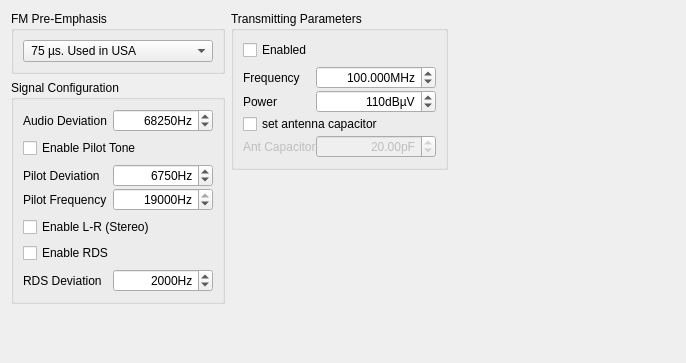
      <widget class="QWidget" name="txcfg">
       <attribute name="icon">
        <iconset resource="fmstick.qrc">
         <normaloff>:/fmstick/images/1318446568_transmit_blue.png</normaloff>:/fmstick/images/1318446568_transmit_blue.png</iconset>
       </attribute>
       <attribute name="title">
        <string>Transmitter</string>
       </attribute>
       <layout class="QGridLayout" name="gridLayout_2">
        <item row="0" column="0">
         <layout class="QHBoxLayout" name="horizontalLayout_11">
          <item>
           <layout class="QVBoxLayout" name="verticalLayout_21">
            <item>
             <widget class="QGroupBox" name="groupBox_4">
              <property name="toolTip">
               <string>Sets the transmit pre-emphasis to 50 µs, 75 µs or off.</string>
              </property>
              <property name="title">
               <string>FM Pre-Emphasis</string>
              </property>
              <property name="alignment">
               <set>Qt::AlignLeading|Qt::AlignLeft|Qt::AlignTop</set>
              </property>
              <layout class="QVBoxLayout" name="verticalLayout_28">
               <item>
                <layout class="QVBoxLayout" name="verticalLayout_39">
                 <item>
                  <widget class="QComboBox" name="comboBox_transmitter_preemph">
                   <property name="toolTip">
                    <string>Sets the transmit pre-emphasis to 50 µs, 75 µs or off.

75 µs - Used in USA
50 µs - Used in Europe, Australia, Japan
</string>
                   </property>
                   <item>
                    <property name="text">
                     <string> 75 µs. Used in USA</string>
                    </property>
                   </item>
                   <item>
                    <property name="text">
                     <string> 50 µs. Used in Europe</string>
                    </property>
                   </item>
                   <item>
                    <property name="text">
                     <string> Disabled</string>
                    </property>
                   </item>
                  </widget>
                 </item>
                </layout>
               </item>
              </layout>
             </widget>
            </item>
            <item>
             <widget class="QGroupBox" name="groupBox_8">
              <property name="title">
               <string>Signal Configuration</string>
              </property>
              <layout class="QVBoxLayout" name="verticalLayout_22">
               <item>
                <layout class="QHBoxLayout" name="horizontalLayout_16">
                 <item>
                  <widget class="QLabel" name="label_14">
                   <property name="toolTip">
                    <string>Sets the transmit audio deviation
from 0 to 90 kHz in 10 Hz units.
The sum of the audio deviation,
pilot deviation and RDS deviation
should not exceed regulatory requirements,
typically 75 kHz.</string>
                   </property>
                   <property name="text">
                    <string>Audio Deviation</string>
                   </property>
                  </widget>
                 </item>
                 <item>
                  <widget class="QSpinBox" name="spinBox_transmitter_audioDev">
                   <property name="minimumSize">
                    <size>
                     <width>100</width>
                     <height>0</height>
                    </size>
                   </property>
                   <property name="maximumSize">
                    <size>
                     <width>100</width>
                     <height>16777215</height>
                    </size>
                   </property>
                   <property name="toolTip">
                    <string>Sets the transmit audio deviation
from 0 to 90 kHz in 10 Hz units.
The sum of the audio deviation,
pilot deviation and RDS deviation
should not exceed regulatory requirements,
typically 75 kHz.</string>
                   </property>
                   <property name="alignment">
                    <set>Qt::AlignRight|Qt::AlignTrailing|Qt::AlignVCenter</set>
                   </property>
                   <property name="suffix">
                    <string>Hz</string>
                   </property>
                   <property name="maximum">
                    <number>90000</number>
                   </property>
                   <property name="singleStep">
                    <number>10</number>
                   </property>
                   <property name="value">
                    <number>68250</number>
                   </property>
                  </widget>
                 </item>
                </layout>
               </item>
               <item>
                <widget class="QCheckBox" name="checkBox_transmitter_pilot">
                 <property name="enabled">
                  <bool>true</bool>
                 </property>
                 <property name="toolTip">
                  <string>Enables the Pilot tone to be transmitted.</string>
                 </property>
                 <property name="text">
                  <string>Enable Pilot Tone</string>
                 </property>
                 <property name="checked">
                  <bool>false</bool>
                 </property>
                </widget>
               </item>
               <item>
                <widget class="QFrame" name="frame_transmitter_pilot">
                 <property name="enabled">
                  <bool>true</bool>
                 </property>
                 <property name="frameShape">
                  <enum>QFrame::NoFrame</enum>
                 </property>
                 <property name="frameShadow">
                  <enum>QFrame::Raised</enum>
                 </property>
                 <layout class="QVBoxLayout" name="verticalLayout_42">
                  <property name="spacing">
                   <number>1</number>
                  </property>
                  <property name="margin">
                   <number>0</number>
                  </property>
                  <item>
                   <layout class="QHBoxLayout" name="horizontalLayout_45">
                    <item>
                     <widget class="QLabel" name="label_17">
                      <property name="toolTip">
                       <string>Sets the transmit pilot deviation
from 0 to 90 kHz in 10 Hz units.
The sum of the audio deviation,
pilot deviation and RDS deviation
should not exceed regulatory requirements,
typically 75 kHz.</string>
                      </property>
                      <property name="text">
                       <string>Pilot Deviation</string>
                      </property>
                     </widget>
                    </item>
                    <item>
                     <widget class="QSpinBox" name="spinBox_transmitter_pilot_devi">
                      <property name="minimumSize">
                       <size>
                        <width>100</width>
                        <height>0</height>
                       </size>
                      </property>
                      <property name="maximumSize">
                       <size>
                        <width>100</width>
                        <height>16777215</height>
                       </size>
                      </property>
                      <property name="toolTip">
                       <string>Sets the transmit pilot deviation
from 0 to 90 kHz in 10 Hz units.
The sum of the audio deviation,
pilot deviation and RDS deviation
should not exceed regulatory requirements,
typically 75 kHz.</string>
                      </property>
                      <property name="alignment">
                       <set>Qt::AlignRight|Qt::AlignTrailing|Qt::AlignVCenter</set>
                      </property>
                      <property name="suffix">
                       <string>Hz</string>
                      </property>
                      <property name="minimum">
                       <number>0</number>
                      </property>
                      <property name="maximum">
                       <number>90000</number>
                      </property>
                      <property name="singleStep">
                       <number>10</number>
                      </property>
                      <property name="value">
                       <number>6750</number>
                      </property>
                     </widget>
                    </item>
                   </layout>
                  </item>
                  <item>
                   <layout class="QHBoxLayout" name="horizontalLayout_46">
                    <item>
                     <widget class="QLabel" name="label_20">
                      <property name="toolTip">
                       <string>This property is used to set the frequency
of the stereo pilot in 1 Hz steps.
The stereo pilot is nominally set to 19 kHz
for stereo operation, however the pilot can
be set to any frequency from 0 Hz to 19 kHz
to support the generation of an audible test tone.
When using the stereo pilot as an audible test
generator it is recommended that the RDS be disabled.</string>
                      </property>
                      <property name="text">
                       <string>Pilot Frequency</string>
                      </property>
                     </widget>
                    </item>
                    <item>
                     <widget class="QSpinBox" name="spinBox_transmitter_pilot_freq">
                      <property name="minimumSize">
                       <size>
                        <width>100</width>
                        <height>0</height>
                       </size>
                      </property>
                      <property name="maximumSize">
                       <size>
                        <width>100</width>
                        <height>16777215</height>
                       </size>
                      </property>
                      <property name="toolTip">
                       <string>This property is used to set the frequency
of the stereo pilot in 1 Hz steps.
The stereo pilot is nominally set to 19 kHz
for stereo operation, however the pilot can
be set to any frequency from 0 Hz to 19 kHz
to support the generation of an audible test tone.
When using the stereo pilot as an audible test
generator it is recommended that the RDS be disabled.</string>
                      </property>
                      <property name="alignment">
                       <set>Qt::AlignRight|Qt::AlignTrailing|Qt::AlignVCenter</set>
                      </property>
                      <property name="suffix">
                       <string>Hz</string>
                      </property>
                      <property name="minimum">
                       <number>0</number>
                      </property>
                      <property name="maximum">
                       <number>19000</number>
                      </property>
                      <property name="value">
                       <number>19000</number>
                      </property>
                     </widget>
                    </item>
                   </layout>
                  </item>
                 </layout>
                </widget>
               </item>
               <item>
                <widget class="QCheckBox" name="checkBox_transmitter_lmr">
                 <property name="toolTip">
                  <string>Enables Left minus Right (Stereo) to be transmitted.
</string>
                 </property>
                 <property name="text">
                  <string>Enable L-R (Stereo)</string>
                 </property>
                 <property name="checked">
                  <bool>false</bool>
                 </property>
                </widget>
               </item>
               <item>
                <widget class="QCheckBox" name="checkBox_transmitter_rds">
                 <property name="toolTip">
                  <string>Enable RDS Carrier.</string>
                 </property>
                 <property name="whatsThis">
                  <string>Enables RDS to be transmitted.</string>
                 </property>
                 <property name="text">
                  <string>Enable RDS</string>
                 </property>
                 <property name="checked">
                  <bool>false</bool>
                 </property>
                </widget>
               </item>
               <item>
                <widget class="QFrame" name="frame_rds_deviation">
                 <property name="toolTip">
                  <string>Sets the RDS deviation from 0 to 7.5 kHz in 10 Hz units.
The sum of the audio deviation, pilot deviation and RDS
deviation should not exceed regulatory requirements,
typically 75 kHz.</string>
                 </property>
                 <property name="frameShape">
                  <enum>QFrame::NoFrame</enum>
                 </property>
                 <property name="frameShadow">
                  <enum>QFrame::Raised</enum>
                 </property>
                 <layout class="QHBoxLayout" name="horizontalLayout_59">
                  <property name="spacing">
                   <number>1</number>
                  </property>
                  <property name="margin">
                   <number>0</number>
                  </property>
                  <item>
                   <widget class="QLabel" name="label_16">
                    <property name="toolTip">
                     <string/>
                    </property>
                    <property name="text">
                     <string>RDS Deviation</string>
                    </property>
                   </widget>
                  </item>
                  <item>
                   <widget class="QSpinBox" name="spinBox_transmitter_rds_devi">
                    <property name="minimumSize">
                     <size>
                      <width>100</width>
                      <height>0</height>
                     </size>
                    </property>
                    <property name="maximumSize">
                     <size>
                      <width>100</width>
                      <height>16777215</height>
                     </size>
                    </property>
                    <property name="toolTip">
                     <string/>
                    </property>
                    <property name="alignment">
                     <set>Qt::AlignRight|Qt::AlignTrailing|Qt::AlignVCenter</set>
                    </property>
                    <property name="suffix">
                     <string>Hz</string>
                    </property>
                    <property name="minimum">
                     <number>0</number>
                    </property>
                    <property name="maximum">
                     <number>90000</number>
                    </property>
                    <property name="singleStep">
                     <number>10</number>
                    </property>
                    <property name="value">
                     <number>2000</number>
                    </property>
                   </widget>
                  </item>
                 </layout>
                </widget>
               </item>
              </layout>
             </widget>
            </item>
            <item>
             <spacer name="verticalSpacer_4">
              <property name="orientation">
               <enum>Qt::Vertical</enum>
              </property>
              <property name="sizeHint" stdset="0">
               <size>
                <width>20</width>
                <height>40</height>
               </size>
              </property>
             </spacer>
            </item>
           </layout>
          </item>
          <item>
           <layout class="QVBoxLayout" name="verticalLayout_20">
            <item>
             <widget class="QGroupBox" name="groupBox_6">
              <property name="title">
               <string>Transmitting Parameters</string>
              </property>
              <layout class="QVBoxLayout" name="verticalLayout_23">
               <item>
                <widget class="QCheckBox" name="checkBox_transmitter_enabled">
                 <property name="toolTip">
                  <string>Enable TX flag.
If disabled, no carrier will not be transmitted.</string>
                 </property>
                 <property name="text">
                  <string>Enabled</string>
                 </property>
                 <property name="checked">
                  <bool>false</bool>
                 </property>
                </widget>
               </item>
               <item>
                <widget class="QFrame" name="frame_transmitter_tx">
                 <property name="enabled">
                  <bool>true</bool>
                 </property>
                 <property name="frameShape">
                  <enum>QFrame::NoFrame</enum>
                 </property>
                 <property name="frameShadow">
                  <enum>QFrame::Raised</enum>
                 </property>
                 <layout class="QVBoxLayout" name="verticalLayout_43">
                  <property name="spacing">
                   <number>1</number>
                  </property>
                  <property name="margin">
                   <number>0</number>
                  </property>
                  <item>
                   <layout class="QHBoxLayout" name="horizontalLayout_14">
                    <item>
                     <widget class="QLabel" name="label_35">
                      <property name="toolTip">
                       <string>Sets the state of the RF carrier and sets the
tuning frequency between 76 and 108 MHz in
10 kHz units and steps of 50 kHz.</string>
                      </property>
                      <property name="text">
                       <string>Frequency</string>
                      </property>
                     </widget>
                    </item>
                    <item>
                     <widget class="QDoubleSpinBox" name="doubleSpinBox_transmitter_freq">
                      <property name="minimumSize">
                       <size>
                        <width>120</width>
                        <height>0</height>
                       </size>
                      </property>
                      <property name="maximumSize">
                       <size>
                        <width>120</width>
                        <height>16777215</height>
                       </size>
                      </property>
                      <property name="toolTip">
                       <string>Sets the state of the RF carrier and sets the
tuning frequency between 76 and 108 MHz in
10 kHz units and steps of 50 kHz.</string>
                      </property>
                      <property name="alignment">
                       <set>Qt::AlignRight|Qt::AlignTrailing|Qt::AlignVCenter</set>
                      </property>
                      <property name="suffix">
                       <string>MHz</string>
                      </property>
                      <property name="decimals">
                       <number>3</number>
                      </property>
                      <property name="minimum">
                       <double>76.000000000000000</double>
                      </property>
                      <property name="maximum">
                       <double>108.000000000000000</double>
                      </property>
                      <property name="singleStep">
                       <double>0.050000000000000</double>
                      </property>
                      <property name="value">
                       <double>100.000000000000000</double>
                      </property>
                     </widget>
                    </item>
                   </layout>
                  </item>
                  <item>
                   <layout class="QHBoxLayout" name="horizontalLayout_15">
                    <item>
                     <widget class="QLabel" name="label_13">
                      <property name="toolTip">
                       <string>Sets the RF voltage level between
88 dBµV and 115 dBµV in 1 dB units.
Power may be set as high as 120 dBµV;
however, voltage accuracy is not guaranteed.</string>
                      </property>
                      <property name="text">
                       <string>Power</string>
                      </property>
                     </widget>
                    </item>
                    <item>
                     <widget class="QSpinBox" name="spinBox_transmitter_power">
                      <property name="minimumSize">
                       <size>
                        <width>120</width>
                        <height>0</height>
                       </size>
                      </property>
                      <property name="maximumSize">
                       <size>
                        <width>120</width>
                        <height>16777215</height>
                       </size>
                      </property>
                      <property name="toolTip">
                       <string>Sets the RF voltage level between
88 dBµV and 115 dBµV in 1 dB units.
Power may be set as high as 120 dBµV;
however, voltage accuracy is not guaranteed.</string>
                      </property>
                      <property name="alignment">
                       <set>Qt::AlignRight|Qt::AlignTrailing|Qt::AlignVCenter</set>
                      </property>
                      <property name="suffix">
                       <string>dBµV</string>
                      </property>
                      <property name="minimum">
                       <number>88</number>
                      </property>
                      <property name="maximum">
                       <number>120</number>
                      </property>
                      <property name="value">
                       <number>110</number>
                      </property>
                     </widget>
                    </item>
                   </layout>
                  </item>
                  <item>
                   <widget class="QCheckBox" name="checkBox_transmitter_antcap">
                    <property name="toolTip">
                     <string>If disabled, autotuning is selected, in other cases
the current capacitance must be set.</string>
                    </property>
                    <property name="text">
                     <string>set antenna capacitor</string>
                    </property>
                   </widget>
                  </item>
                  <item>
                   <widget class="QFrame" name="frame_transmitter_antcap">
                    <property name="enabled">
                     <bool>false</bool>
                    </property>
                    <property name="frameShape">
                     <enum>QFrame::NoFrame</enum>
                    </property>
                    <property name="frameShadow">
                     <enum>QFrame::Raised</enum>
                    </property>
                    <layout class="QHBoxLayout" name="horizontalLayout_33">
                     <property name="spacing">
                      <number>0</number>
                     </property>
                     <property name="margin">
                      <number>0</number>
                     </property>
                     <item>
                      <widget class="QLabel" name="label_36">
                       <property name="toolTip">
                        <string>Sets the antenna tuning capacitance.</string>
                       </property>
                       <property name="text">
                        <string>Ant Capacitor</string>
                       </property>
                      </widget>
                     </item>
                     <item>
                      <widget class="QDoubleSpinBox" name="doubleSpinBox_transmitter_antcap_val">
                       <property name="minimumSize">
                        <size>
                         <width>120</width>
                         <height>0</height>
                        </size>
                       </property>
                       <property name="maximumSize">
                        <size>
                         <width>120</width>
                         <height>16777215</height>
                        </size>
                       </property>
                       <property name="toolTip">
                        <string>Sets the antenna tuning capacitance.</string>
                       </property>
                       <property name="alignment">
                        <set>Qt::AlignRight|Qt::AlignTrailing|Qt::AlignVCenter</set>
                       </property>
                       <property name="suffix">
                        <string>pF</string>
                       </property>
                       <property name="minimum">
                        <double>0.250000000000000</double>
                       </property>
                       <property name="maximum">
                        <double>47.750000000000000</double>
                       </property>
                       <property name="singleStep">
                        <double>0.250000000000000</double>
                       </property>
                       <property name="value">
                        <double>20.000000000000000</double>
                       </property>
                      </widget>
                     </item>
                    </layout>
                   </widget>
                  </item>
                 </layout>
                </widget>
               </item>
              </layout>
             </widget>
            </item>
            <item>
             <spacer name="verticalSpacer_3">
              <property name="orientation">
               <enum>Qt::Vertical</enum>
              </property>
              <property name="sizeHint" stdset="0">
               <size>
                <width>20</width>
                <height>40</height>
               </size>
              </property>
             </spacer>
            </item>
           </layout>
          </item>
          <item>
           <spacer name="horizontalSpacer_2">
            <property name="orientation">
             <enum>Qt::Horizontal</enum>
            </property>
            <property name="sizeHint" stdset="0">
             <size>
              <width>227</width>
              <height>315</height>
             </size>
            </property>
           </spacer>
          </item>
         </layout>
        </item>
        <item row="1" column="0">
         <spacer name="verticalSpacer_11">
          <property name="orientation">
           <enum>Qt::Vertical</enum>
          </property>
          <property name="sizeHint" stdset="0">
           <size>
            <width>20</width>
            <height>8</height>
           </size>
          </property>
         </spacer>
        </item>
       </layout>
      </widget>
